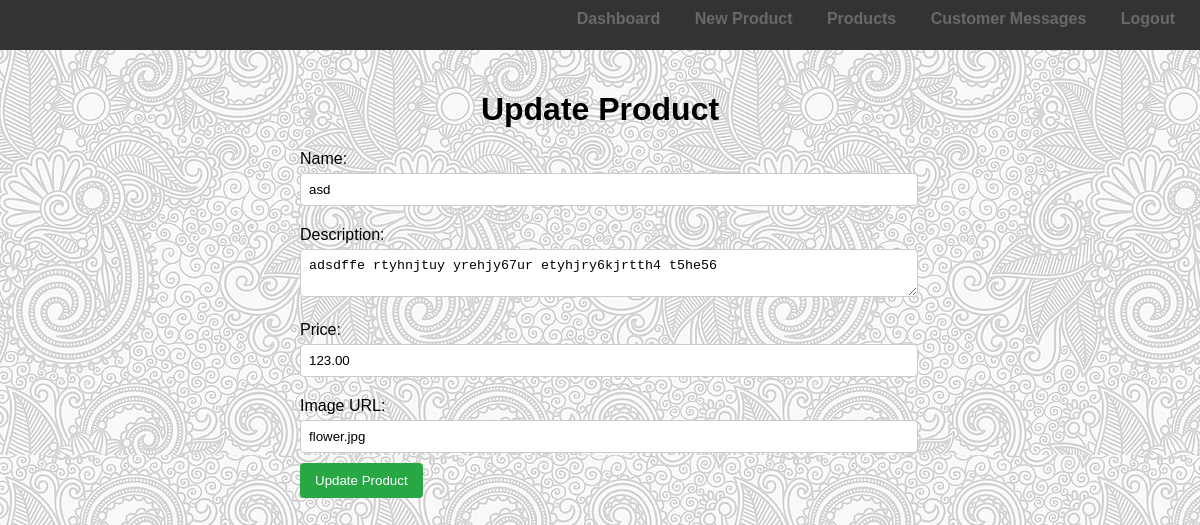
Screenshot of /update_product.php?id=4 with the database file from the repository.
### tables this page shows
CREATE TABLE `products` (
  `id` int(11) NOT NULL,
  `name` varchar(100) NOT NULL,
  `description` text NOT NULL,
  `price` decimal(10,2) NOT NULL,
  `image_url` varchar(255) NOT NULL
);

### update_product.php (the view, shortened to what this page needs)
<?php
include 'db_connection.php';
if (isset($_GET['id'])) {
    $id = $_GET['id'];
    $query = "SELECT * FROM products WHERE id = $id";
    $result = mysqli_query($conn, $query);
    $product = mysqli_fetch_assoc($result);
}
?>
<!DOCTYPE html>
<html lang="en">
<head>
    <link rel="stylesheet" href="css/admin_styles.css">
</head>
<body>
    <?php include 'admin_header.php'; ?>
    <main>
        <h1>Update Product</h1>
        <form action="update_product.php?id=<?php echo $id; ?>" method="POST">
            <label for="name">Name:</label>
            <input type="text" id="name" name="name" value="<?php echo htmlspecialchars($product['name']); ?>" required>
            <label for="description">Description:</label>
            <textarea id="description" name="description" required><?php echo htmlspecialchars($product['description']); ?></textarea>
            <label for="price">Price:</label>
            <input type="number" id="price" name="price" value="<?php echo htmlspecialchars($product['price']); ?>" required>
            <label for="image_url">Image URL:</label>
            <input type="text" id="image_url" name="image_url" value="<?php echo htmlspecialchars($product['image_url']); ?>" required>
            <button type="submit">Update Product</button>
        </form>
    </main>
</body>
</html>

### css/admin_styles.css (style rules this page uses)
body { font-family: Arial, sans-serif; margin: 0; padding: 0; background-image: url("Floral_Bkg_51_D_Monochrome.jpg"); }
main { padding: 20px; }
form { max-width: 600px; margin: 0 auto; }
form label { display: block; margin: 10px 0 5px; }
form input, form textarea { width: 100%; padding: 8px; margin-bottom: 10px; border: 1px solid #ccc; border-radius: 4px; }
form button { background-color: #28a745; color: #fff; padding: 10px 15px; border: none; border-radius: 4px; cursor: pointer; }
h1 { text-align: center; }

### rows the page displays
products: name "asd", description "adsdffe rtyhnjtuy yrehjy67ur etyhjry6kjrtth4 t5he56", price "123.00", image_url "flower.jpg"
